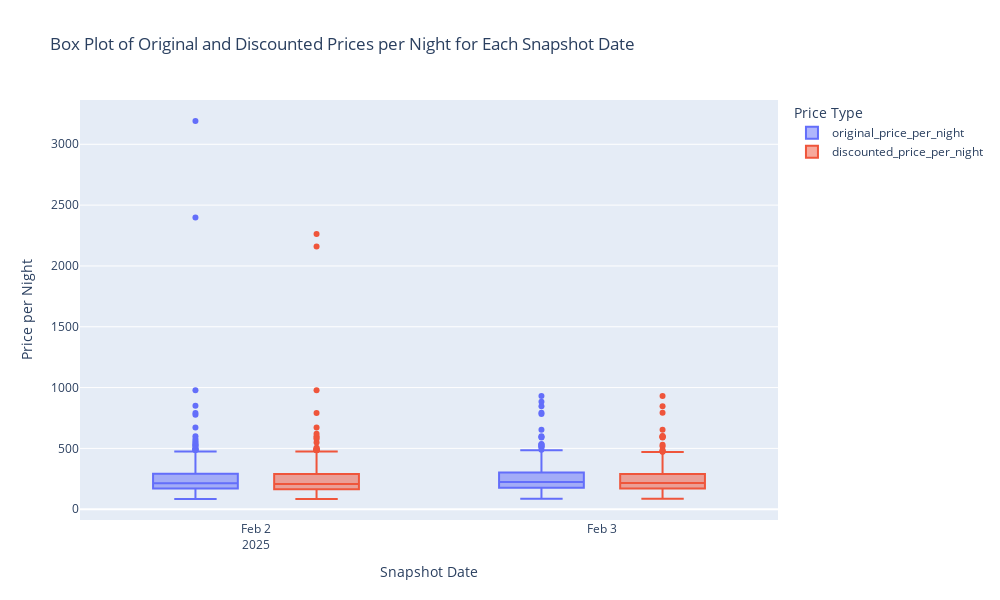

Here is the notebook cell this chart was saved with:
### Markdown cell above
### Filter outliers by price per night data

### Code cell
import plotly.express as px

# Create a box plot (hbox) for original and discounted price per night
fig = px.box(
    price_per_night_data.melt(id_vars=['snapshot_date'], value_vars=['original_price_per_night', 'discounted_price_per_night'], 
                              var_name="Price Type", value_name="Price per Night"),
    x="snapshot_date",
    y="Price per Night",
    color="Price Type",
    title="Box Plot of Original and Discounted Prices per Night for Each Snapshot Date",
    labels={"snapshot_date": "Snapshot Date", "Price per Night": "Price per Night"},
    width=1000,
    height=600
)

# Show the interactive box plot
fig.show()

### Figure 1 — Plotly figure (JSON) as saved in the notebook; plotly's stock layout.template omitted (floating-point values rounded to 4 significant figures; data arrays with more than 128 entries replaced by an {"elided": "..."} marker saying what was removed)
{"data": [{"alignmentgroup": "True", "hovertemplate": "Price Type=original_price_per_night<br>Snapshot Date=%{x}<br>Price per Night=%{y}<extra></extra>", "legendgroup": "original_price_per_night", "marker": {"color": "#636efa"}, "name": "original_price_per_night", "notched": false, "offsetgroup": "original_price_per_night", "orientation": "v", "showlegend": true, "type": "box", "x": {"elided": "716 str values"}, "x0": " ", "xaxis": "x", "y": {"elided": "716 float values"}, "y0": " ", "yaxis": "y"}, {"alignmentgroup": "True", "hovertemplate": "Price Type=discounted_price_per_night<br>Snapshot Date=%{x}<br>Price per Night=%{y}<extra></extra>", "legendgroup": "discounted_price_per_night", "marker": {"color": "#EF553B"}, "name": "discounted_price_per_night", "notched": false, "offsetgroup": "discounted_price_per_night", "orientation": "v", "showlegend": true, "type": "box", "x": {"elided": "716 str values"}, "x0": " ", "xaxis": "x", "y": {"elided": "716 float values"}, "y0": " ", "yaxis": "y"}], "layout": {"boxmode": "group", "height": 600, "legend": {"title": {"text": "Price Type"}, "tracegroupgap": 0}, "title": {"text": "Box Plot of Original and Discounted Prices per Night for Each Snapshot Date"}, "width": 1000, "xaxis": {"anchor": "y", "domain": [0, 1], "title": {"text": "Snapshot Date"}}, "yaxis": {"anchor": "x", "domain": [0, 1], "title": {"text": "Price per Night"}}}}
